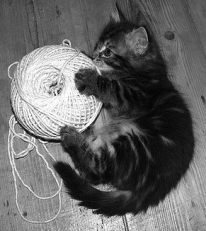
#> input picture kitty.bmp, 206 x 231 px
$ python lab1.py
#> lines starting #> are read from the running program, lines starting #| are printed output that depends on the picture; after the words box and inside, x2 and y2 are one past the last pixel; in counts of white or black regions, pixels touching at a corner belong together
import numpy as np
import cv2


# Function for performing a convolution using a 3x3 kernel
def convolution(image, kernel):
    # Pad the image manually
    padded_image = np.pad(image, pad_width=1, mode='constant', constant_values=0)

    # Get dimensions of the image and the kernel
    rows, cols = image.shape

    # Define the new image with sizes without the padding
    conv_image = np.zeros((rows, cols), dtype=np.float32)

    # Loop over the image and compute the values of the new smoothed image
    for i in range(1, rows + 1):
        for j in range(1, cols + 1):
            conv_image[i - 1, j - 1] = np.sum(padded_image[i - 1:i + 2, j - 1:j + 2] * kernel)

    # Normalize the convoluted image
    # conv_image /= np.sum(kernel)

    # # Display it on the screen and save the image
    # cv2.imshow("Convoluted Kitty", conv_image.astype(np.uint8))
    # cv2.imwrite("smoothKitty.jpg", conv_image)
    return conv_image

# Function for thresholding the edge strength image
def threshold_edge_strength(image, threshold):
    # Apply thresholding
    thresholded_image = np.where(image >= threshold, 255, 0).astype(np.uint8)
    return thresholded_image

def main():
    # Load the image
    image = cv2.imread('kitty.bmp', cv2.IMREAD_GRAYSCALE)
#> image is the input picture: shape (231, 206); min 1, max 255, mean 102.3
    # Define the weighted kernel (e.g., Gaussian)
    kernel = np.array([[1, 2, 1],
                       [2, 4, 2],
                       [1, 2, 1]])

    # Perform convolution
    result = convolution(image, kernel)

    # Display the original and convoluted images
    cv2.imshow('Original Image', image)
    cv2.waitKey(0)
    cv2.destroyAllWindows()

    # Define the horizontal and vertical Sobel kernels
    sobel_x = np.array([[-1, 0, 1],
                        [-2, 0, 2],
                        [-1, 0, 1]])

    sobel_y = np.array([[-1, -2, -1],
                        [0, 0, 0],
                        [1, 2, 1]])

    # Compute horizontal and vertical gradients
    gradient_x = convolution(image, sobel_x)
#> after the loop in convolution (call 2), `for i in range(1, rows + 1):`:
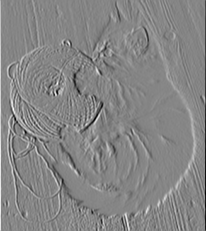
#> conv_image: shape (231, 206) float32; min -746, max 677, mean 0.3; drawn with min black and max white
    gradient_y = convolution(image, sobel_y)
#> after the loop in convolution (call 3), `for i in range(1, rows + 1):`:
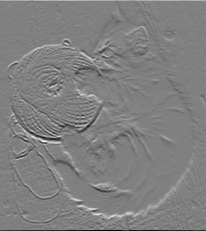
#> conv_image: shape (231, 206) float32; min -886, max 877, mean 1.4; drawn with min black and max white
    edge_strength = np.sqrt(gradient_x**2 + gradient_y**2)
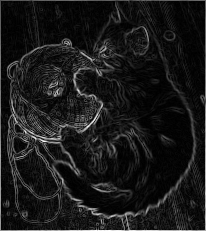
#> edge_strength: shape (231, 206) float32; min 0, max 887.9, mean 89.5; drawn with min black and max white

    # Thresholding the edge strength image
    threshold = 30  # Adjust threshold value as needed
    thresholded_image = threshold_edge_strength(edge_strength, threshold)
#> in threshold_edge_strength, `thresholded_image = np.where(image >= threshold, 255, 0).astype(np.uin..`:
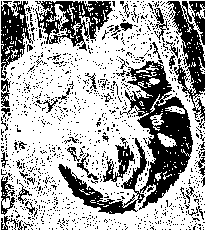
#> thresholded_image: shape (231, 206); 66.6% white; 1291 black regions (1246 under 20 px), largest, box (x1, y1, x2, y2) and area: (58, 61, 193, 214) 5558, (35, 1, 113, 51) 1755, (166, 1, 205, 128) 1657


    # Display the original, horizontal gradient, vertical gradient, and edge strength images
    cv2.imshow('Original Image', image)
    cv2.imshow('Horizontal Gradient', gradient_x.astype(np.uint8))
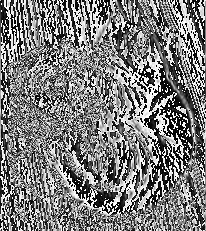
#> window 'Horizontal Gradient': shape (231, 206); min 0, max 255, mean 124.9
    cv2.imshow('Vertical Gradient', gradient_y.astype(np.uint8))
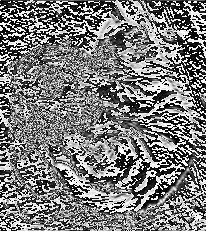
#> window 'Vertical Gradient': shape (231, 206); min 0, max 255, mean 122.8
    cv2.imshow('Edge Strength', edge_strength.astype(np.uint8))
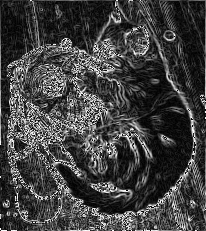
#> window 'Edge Strength': shape (231, 206); min 0, max 255, mean 64.9
    cv2.imshow('Thresholded Edge Strength', thresholded_image)

    cv2.waitKey(0)
    cv2.destroyAllWindows()


if __name__ == "__main__":
    main()
